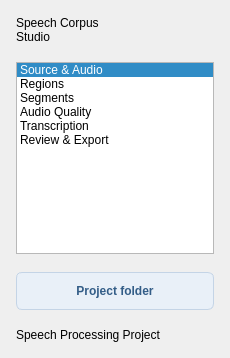
          <widget class="QFrame" name="sidebar">
            <property name="minimumSize">
              <size>
                <width>230</width>
                <height>0</height>
              </size>
            </property>
            <property name="maximumSize">
              <size>
                <width>230</width>
                <height>16777215</height>
              </size>
            </property>
            <layout class="QVBoxLayout" name="sidebarLayout">
              <property name="spacing">
                <number>18</number>
              </property>
              <property name="leftMargin">
                <number>16</number>
              </property>
              <property name="topMargin">
                <number>16</number>
              </property>
              <property name="rightMargin">
                <number>16</number>
              </property>
              <property name="bottomMargin">
                <number>16</number>
              </property>
              <item>
                <widget class="QLabel" name="brandLabel">
                  <property name="text">
                    <string>Speech Corpus
Studio</string>
                  </property>
                  <property name="wordWrap">
                    <bool>true</bool>
                  </property>
                </widget>
              </item>
              <item>
                <widget class="QListWidget" name="navigationList">
                  <property name="horizontalScrollBarPolicy">
                    <enum>Qt::ScrollBarPolicy::ScrollBarAlwaysOff</enum>
                  </property>
                  <property name="currentRow">
                    <number>0</number>
                  </property>
                  <item>
                    <property name="text">
                      <string>Source &amp; Audio</string>
                    </property>
                  </item>
                  <item>
                    <property name="text">
                      <string>Regions</string>
                    </property>
                  </item>
                  <item>
                    <property name="text">
                      <string>Segments</string>
                    </property>
                  </item>
                  <item>
                    <property name="text">
                      <string>Audio Quality</string>
                    </property>
                  </item>
                  <item>
                    <property name="text">
                      <string>Transcription</string>
                    </property>
                  </item>
                  <item>
                    <property name="text">
                      <string>Review &amp; Export</string>
                    </property>
                  </item>
                </widget>
              </item>
              <item>
                <widget class="QPushButton" name="openProjectFolderButton">
                  <property name="minimumSize">
                    <size>
                      <width>105</width>
                      <height>38</height>
                    </size>
                  </property>
                  <property name="text">
                    <string>Project folder</string>
                  </property>
                  <property name="styleSheet">
                    <string>QPushButton#openProjectFolderButton {background:#E9F0F8; color:#335D87; border:1px solid #C4D4E6; border-radius:6px; padding:8px 14px; font-weight:600;}
QPushButton#openProjectFolderButton:hover {background:#DBE7F4;}
QPushButton#openProjectFolderButton:pressed {background:#CBDCEF;}
QPushButton#openProjectFolderButton:focus {border:2px solid #335D87; padding:7px 13px;}
QPushButton#openProjectFolderButton:disabled {background:#EDF1F2; color:#87999D; border:1px solid #D8E1E3;}</string>
                  </property>
                </widget>
              </item>
              <item>
                <widget class="QLabel" name="sidebarFooter">
                  <property name="text">
                    <string>Speech Processing Project</string>
                  </property>
                  <property name="wordWrap">
                    <bool>true</bool>
                  </property>
                </widget>
              </item>
            </layout>
          </widget>
